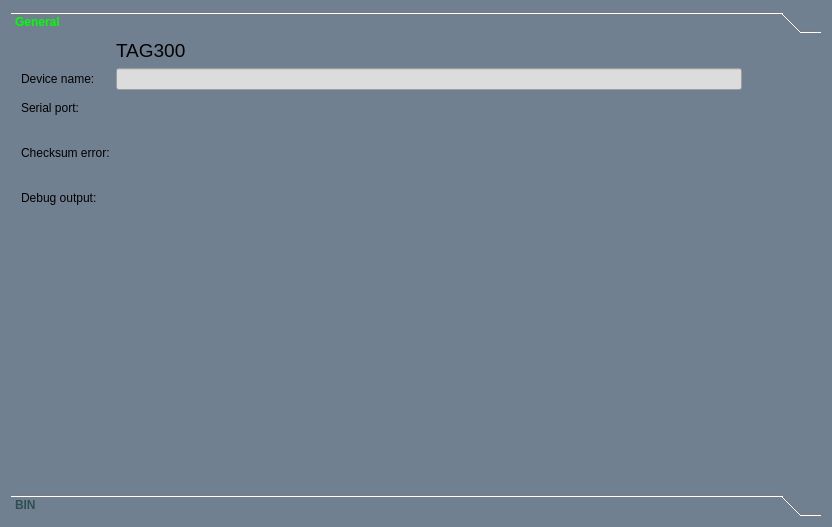
<?xml version="1.0" encoding="UTF-8"?>
<ui version="4.0">
 <class>FakeImuWidget</class>
 <widget class="QWidget" name="FakeImuWidget">
  <property name="geometry">
   <rect>
    <x>0</x>
    <y>0</y>
    <width>832</width>
    <height>527</height>
   </rect>
  </property>
  <property name="windowTitle">
   <string>Fake IMU</string>
  </property>
  <property name="styleSheet">
   <string notr="true">background-color:slategray;</string>
  </property>
  <layout class="QGridLayout" name="gridLayout">
   <item row="0" column="1">
    <widget class="QToolBox" name="toolBox">
     <property name="styleSheet">
      <string notr="true">#toolBox::tab:selected { font: bold; color: Lime;}
#toolBox::tab:!selected { font: bold; color: DarkSlateGrey;}</string>
     </property>
     <property name="currentIndex">
      <number>0</number>
     </property>
     <widget class="QWidget" name="page_0">
      <property name="geometry">
       <rect>
        <x>0</x>
        <y>0</y>
        <width>796</width>
        <height>381</height>
       </rect>
      </property>
      <property name="styleSheet">
       <string notr="true"/>
      </property>
      <attribute name="label">
       <string>General</string>
      </attribute>
      <widget class="QWidget" name="formLayoutWidget">
       <property name="geometry">
        <rect>
         <x>10</x>
         <y>0</y>
         <width>721</width>
         <height>371</height>
        </rect>
       </property>
       <layout class="QFormLayout" name="formLayout_0">
        <item row="0" column="0">
         <widget class="QLabel" name="label_00">
          <property name="text">
           <string/>
          </property>
          <property name="pixmap">
           <pixmap resource="../../fake_imu.qrc">:/images/tag300.png</pixmap>
          </property>
         </widget>
        </item>
        <item row="0" column="1">
         <widget class="QLabel" name="label_01">
          <property name="styleSheet">
           <string notr="true">#label_01{font-size: 14pt;}</string>
          </property>
          <property name="text">
           <string>TAG300</string>
          </property>
         </widget>
        </item>
        <item row="1" column="0">
         <widget class="QLabel" name="label_02">
          <property name="text">
           <string>Device name:</string>
          </property>
         </widget>
        </item>
        <item row="1" column="1">
         <widget class="QLineEdit" name="lineEdit_device_name">
          <property name="autoFillBackground">
           <bool>false</bool>
          </property>
          <property name="styleSheet">
           <string notr="true">#lineEdit_device_name { background-color: gainsboro }</string>
          </property>
         </widget>
        </item>
        <item row="2" column="0">
         <widget class="QLabel" name="label_03">
          <property name="text">
           <string>Serial port:</string>
          </property>
         </widget>
        </item>
        <item row="3" column="0">
         <widget class="QLabel" name="label_04">
          <property name="text">
           <string>Checksum error:</string>
          </property>
         </widget>
        </item>
        <item row="3" column="1">
         <widget class="QPushButton" name="pushButton_checksum_error">
          <property name="minimumSize">
           <size>
            <width>72</width>
            <height>39</height>
           </size>
          </property>
          <property name="maximumSize">
           <size>
            <width>72</width>
            <height>39</height>
           </size>
          </property>
          <property name="styleSheet">
           <string notr="true">#pushButton_checksum_error {
background-color: transparent;
border-image: url(:images/off.png);
background: none;
border: none;
background-repeat: none;
}
#pushButton_checksum_error:pressed
{
   border-image: url(:images/on.png);
}
#pushButton_checksum_error:checked
{
   border-image: url(:images/on.png);
}</string>
          </property>
          <property name="text">
           <string/>
          </property>
          <property name="checkable">
           <bool>true</bool>
          </property>
         </widget>
        </item>
        <item row="2" column="1">
         <widget class="QPushButton" name="pushButton_serial_port">
          <property name="minimumSize">
           <size>
            <width>72</width>
            <height>39</height>
           </size>
          </property>
          <property name="maximumSize">
           <size>
            <width>72</width>
            <height>39</height>
           </size>
          </property>
          <property name="styleSheet">
           <string notr="true">#pushButton_serial_port {
background-color: transparent;
border-image: url(:images/off.png);
background: none;
border: none;
background-repeat: none;
}
#pushButton_serial_port:pressed
{
   border-image: url(:images/on.png);
}
#pushButton_serial_port:checked
{
   border-image: url(:images/on.png);
}</string>
          </property>
          <property name="text">
           <string/>
          </property>
          <property name="checkable">
           <bool>true</bool>
          </property>
          <property name="checked">
           <bool>false</bool>
          </property>
         </widget>
        </item>
        <item row="4" column="0">
         <widget class="QLabel" name="label_05">
          <property name="text">
           <string>Debug output:</string>
          </property>
         </widget>
        </item>
        <item row="4" column="1">
         <widget class="QPushButton" name="pushButton_debug_output">
          <property name="minimumSize">
           <size>
            <width>72</width>
            <height>39</height>
           </size>
          </property>
          <property name="maximumSize">
           <size>
            <width>72</width>
            <height>39</height>
           </size>
          </property>
          <property name="styleSheet">
           <string notr="true">#pushButton_debug_output {
background-color: transparent;
border-image: url(:images/off.png);
background: none;
border: none;
background-repeat: none;
}
#pushButton_debug_output:pressed
{
   border-image: url(:images/on.png);
}
#pushButton_debug_output:checked
{
   border-image: url(:images/on.png);
}</string>
          </property>
          <property name="text">
           <string/>
          </property>
          <property name="checkable">
           <bool>true</bool>
          </property>
         </widget>
        </item>
       </layout>
      </widget>
     </widget>
     <widget class="QWidget" name="page_1">
      <property name="geometry">
       <rect>
        <x>0</x>
        <y>0</y>
        <width>796</width>
        <height>381</height>
       </rect>
      </property>
      <attribute name="label">
       <string>BIN</string>
      </attribute>
      <widget class="QWidget" name="formLayoutWidget_2">
       <property name="geometry">
        <rect>
         <x>10</x>
         <y>0</y>
         <width>721</width>
         <height>321</height>
        </rect>
       </property>
       <layout class="QFormLayout" name="formLayout_1">
        <item row="1" column="0">
         <widget class="QLabel" name="label_10">
          <property name="minimumSize">
           <size>
            <width>240</width>
            <height>0</height>
           </size>
          </property>
          <property name="text">
           <string>Log file:</string>
          </property>
         </widget>
        </item>
        <item row="1" column="1">
         <widget class="QComboBox" name="comboBox_log_file">
          <property name="styleSheet">
           <string notr="true">#comboBox_log_file { background-color: gainsboro; }
#comboBox_log_file QAbstractItemView { background-color: gainsboro; }
#comboBox_log_file::item:selected { color: DarkTurquoise; background-color: AliceBlue; }</string>
          </property>
          <property name="insertPolicy">
           <enum>QComboBox::InsertAtBottom</enum>
          </property>
         </widget>
        </item>
       </layout>
      </widget>
     </widget>
    </widget>
   </item>
  </layout>
 </widget>
 <resources>
  <include location="../../fake_imu.qrc"/>
 </resources>
 <connections/>
</ui>
